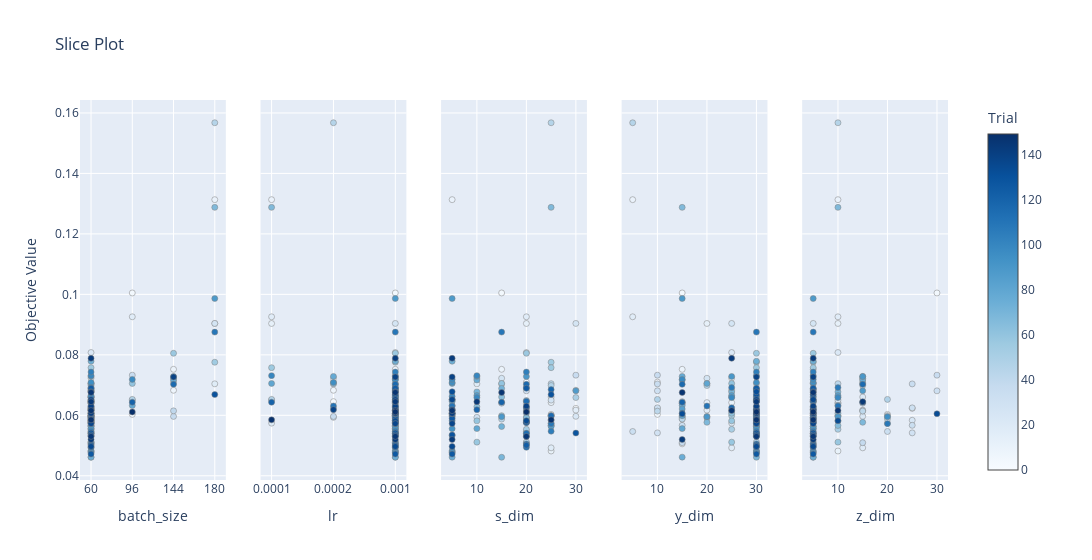

Notebook source saved alongside this figure:
### Code cell
# Visualize the results of the optuna study

from optuna.visualization import plot_slice
print('---------------------- surv_km distance ----------------------')
plot_slice(study_dict_survkm["HI-VAE_weibull"])

### Figure 1 — Plotly figure (JSON) as saved in the notebook; plotly's stock layout.template omitted (floating-point values rounded to 4 significant figures; data arrays with more than 128 entries replaced by an {"elided": "..."} marker saying what was removed)
{"data": [{"marker": {"color": {"elided": "150 int values"}, "colorbar": {"title": {"text": "Trial"}, "x": 1, "xpad": 40}, "colorscale": [[0, "rgb(247,251,255)"], [0.125, "rgb(222,235,247)"], [0.25, "rgb(198,219,239)"], [0.375, "rgb(158,202,225)"], [0.5, "rgb(107,174,214)"], [0.625, "rgb(66,146,198)"], [0.75, "rgb(33,113,181)"], [0.875, "rgb(8,81,156)"], [1, "rgb(8,48,107)"]], "line": {"color": "Grey", "width": 0.5}, "showscale": true}, "mode": "markers", "name": "Feasible Trial", "showlegend": false, "type": "scatter", "x": {"elided": "150 int values"}, "xaxis": "x", "y": {"elided": "150 float values"}, "yaxis": "y"}, {"marker": {"color": {"elided": "150 int values"}, "colorbar": {"title": {"text": "Trial"}, "x": 1, "xpad": 40}, "colorscale": [[0, "rgb(247,251,255)"], [0.125, "rgb(222,235,247)"], [0.25, "rgb(198,219,239)"], [0.375, "rgb(158,202,225)"], [0.5, "rgb(107,174,214)"], [0.625, "rgb(66,146,198)"], [0.75, "rgb(33,113,181)"], [0.875, "rgb(8,81,156)"], [1, "rgb(8,48,107)"]], "line": {"color": "Grey", "width": 0.5}, "showscale": false}, "mode": "markers", "name": "Feasible Trial", "showlegend": false, "type": "scatter", "x": {"elided": "150 float values"}, "xaxis": "x2", "y": {"elided": "150 float values"}, "yaxis": "y2"}, {"marker": {"color": {"elided": "150 int values"}, "colorbar": {"title": {"text": "Trial"}, "x": 1, "xpad": 40}, "colorscale": [[0, "rgb(247,251,255)"], [0.125, "rgb(222,235,247)"], [0.25, "rgb(198,219,239)"], [0.375, "rgb(158,202,225)"], [0.5, "rgb(107,174,214)"], [0.625, "rgb(66,146,198)"], [0.75, "rgb(33,113,181)"], [0.875, "rgb(8,81,156)"], [1, "rgb(8,48,107)"]], "line": {"color": "Grey", "width": 0.5}, "showscale": false}, "mode": "markers", "name": "Feasible Trial", "showlegend": false, "type": "scatter", "x": {"elided": "150 int values"}, "xaxis": "x3", "y": {"elided": "150 float values"}, "yaxis": "y3"}, {"marker": {"color": {"elided": "150 int values"}, "colorbar": {"title": {"text": "Trial"}, "x": 1, "xpad": 40}, "colorscale": [[0, "rgb(247,251,255)"], [0.125, "rgb(222,235,247)"], [0.25, "rgb(198,219,239)"], [0.375, "rgb(158,202,225)"], [0.5, "rgb(107,174,214)"], [0.625, "rgb(66,146,198)"], [0.75, "rgb(33,113,181)"], [0.875, "rgb(8,81,156)"], [1, "rgb(8,48,107)"]], "line": {"color": "Grey", "width": 0.5}, "showscale": false}, "mode": "markers", "name": "Feasible Trial", "showlegend": false, "type": "scatter", "x": {"elided": "150 int values"}, "xaxis": "x4", "y": {"elided": "150 float values"}, "yaxis": "y4"}, {"marker": {"color": {"elided": "150 int values"}, "colorbar": {"title": {"text": "Trial"}, "x": 1, "xpad": 40}, "colorscale": [[0, "rgb(247,251,255)"], [0.125, "rgb(222,235,247)"], [0.25, "rgb(198,219,239)"], [0.375, "rgb(158,202,225)"], [0.5, "rgb(107,174,214)"], [0.625, "rgb(66,146,198)"], [0.75, "rgb(33,113,181)"], [0.875, "rgb(8,81,156)"], [1, "rgb(8,48,107)"]], "line": {"color": "Grey", "width": 0.5}, "showscale": false}, "mode": "markers", "name": "Feasible Trial", "showlegend": false, "type": "scatter", "x": {"elided": "150 int values"}, "xaxis": "x5", "y": {"elided": "150 float values"}, "yaxis": "y5"}], "layout": {"title": {"text": "Slice Plot"}, "width": 1500, "xaxis": {"anchor": "y", "categoryarray": [60, 96, 144, 180], "categoryorder": "array", "domain": [0, 0.168], "title": {"text": "batch_size"}, "type": "category"}, "xaxis2": {"anchor": "y2", "categoryarray": [0.0001, 0.0002, 0.001], "categoryorder": "array", "domain": [0.208, 0.376], "title": {"text": "lr"}, "type": "category"}, "xaxis3": {"anchor": "y3", "domain": [0.416, 0.584], "title": {"text": "s_dim"}}, "xaxis4": {"anchor": "y4", "domain": [0.624, 0.792], "title": {"text": "y_dim"}}, "xaxis5": {"anchor": "y5", "domain": [0.832, 1], "title": {"text": "z_dim"}}, "yaxis": {"anchor": "x", "domain": [0, 1], "title": {"text": "Objective Value"}}, "yaxis2": {"anchor": "x2", "domain": [0, 1], "matches": "y", "showticklabels": false}, "yaxis3": {"anchor": "x3", "domain": [0, 1], "matches": "y", "showticklabels": false}, "yaxis4": {"anchor": "x4", "domain": [0, 1], "matches": "y", "showticklabels": false}, "yaxis5": {"anchor": "x5", "domain": [0, 1], "matches": "y", "showticklabels": false}}}
